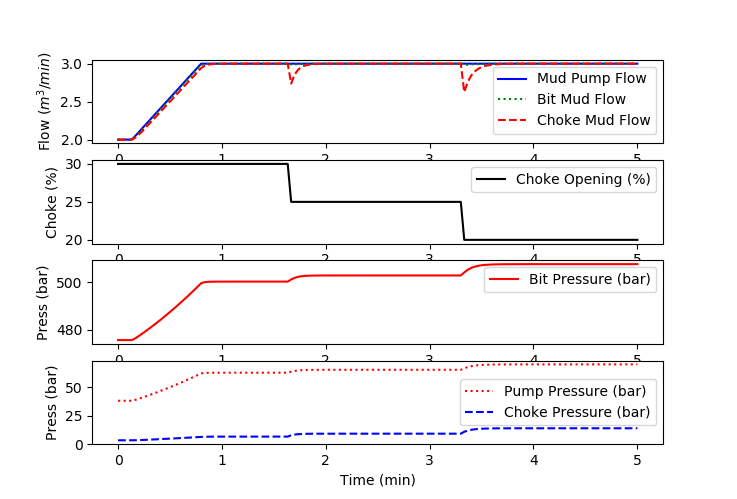

Write Python code to recreate this figure.
import numpy as np
from gekko import GEKKO
import matplotlib.pyplot as plt

# Dynamic hydraulic model for pressure predictions with MPD
m = GEKKO()

# Constants
p_0 = m.Const(1)               # pressure downstream of the choke valve [bar]    
g   = m.Const(9.81)            # gravitational constant
M_d = m.Const(2500)            # Lumped Density per length of Mud in Drill String [kg/m^4 * 1e5]
M_a = m.Const(800)             # Lumped Density per length of Mud in Annulus [kg/m^4 * 1e5]
Ad  = m.Const(0.01025562)      # Cross-sectional Area of Drill String [m^2]
Aa  = m.Const(0.1)             # Cross-sectional Area of Annulus [m^2]

# Parameters
Kc     = m.Param(0.3639)       # Valve Coefficient 
Beta_d = m.Param(90000)        # Bulk Modulus of Mud in Drill String [bar]
Beta_a = m.Param(50000)    
f_d    = m.Param(80)           # Friction Factor in the drill string [bar*s^2/m^6]
f_a    = m.Param(330)          # Friction Factor in the Annulus [bar*s^2/m^6]
Ro_d   = m.Param(1240)         # Mud Density in the Drill String [kg/m^3]        
Ro_a   = m.FV(1290,lb=Ro_d)    # Mud Density in the Drill String Annulus [kg/m^3]    
q_p = m.Param(2.0)             # Flow Rate through Pump [m^3/min] 
z_choke = m.Param(30)          # Choke Valve Opening from 0-100 [%]
q_res = m.Param(0)             # reservoir gas influx flow rate [m^3/min]
q_back = m.Param(0)            # back pressure pump flow rate [m^3/min]
ROP = m.Param(0)               # rate of penetration (m/min)

# Variables
q_bit = m.Var(0.1,lb=0)        # Flow Rate through Bit [m^3/min] 
q_choke = m.Var(1,lb=0)        # Flow Rate through Choke [m^3/min]
p_p = m.Var(50)                # Pressure at Pump [bar]
p_c = m.Var(5,lb=p_0)          # Pressure at Choke Valve [bar]
p_bit = m.Var(450)             # Bit pressure [bar]
h_bit = m.Var(3596)          # Total vertical depth of well [m]

# Intermediates
M = m.Intermediate(M_d+M_a)    # Total Mud Density per length [kg/m^4]
Va = m.Intermediate(Aa*h_bit)  # Volume of Annulus [m^3]
Vd = m.Intermediate(Ad*h_bit)  # Volume of Drill String [m^3]
# Bit pressure [bar]
p_bit0 = m.Intermediate(p_c + (Ro_a*(f_a/3600)*h_bit*(q_bit**2) + Ro_a*g*h_bit)*1e-5) 
# Flow Rate through Choke Valve [m^3/min] 
q_choke0 = m.Intermediate(Kc * z_choke * m.sqrt(Ro_a*(p_c-p_0)*1e-5))

# Equations
m.Equation(p_bit == p_bit0)
m.Equation(q_choke == q_choke0)
m.Equation(Va*p_c.dt()/Beta_a == q_bit + q_back - q_choke + q_res - ROP * Aa)
m.Equation(M*q_bit.dt()*1e-5 == p_p - (f_d/3600)*q_bit**2 + Ro_d*g*h_bit/1e5 - p_bit)
m.Equation(Vd*p_p.dt()/Beta_d == q_p-q_bit)
m.Equation(h_bit.dt() == ROP + 0*h_bit)

# Options
m.options.solver = 1

# Calculate starting conditions
m.options.imode = 3
m.solve()

# Print solution
print('------------------------------------------------')
print('Pressure at Pump [bar]', p_p.value)
print('Pressure at Choke Valve [bar]', p_c.value)
print('Bit pressure [bar]', p_bit.value)
print('Flow Rate through Bit [m^3/min] ', q_bit.value)
print('Flow Rate through Choke [m^3/min]', q_choke.value)
print('Bit Height [m]', h_bit.value)
print('------------------------------------------------')
print('')

# Simulation time
tf = 300.0  # final time (sec)
st = 2.0   # simulation time intervals
nt = int(tf/st)+1 # simulation time points
m.time = np.linspace(0,tf,nt)/60.0

# Configure choke valve step
zc = np.ones(nt)*30.0
zc[50:] = 25.0  # change to 25% open
zc[100:] = 20.0 # change to 20% open
z_choke.value = zc

# Configure pump ramp
q_pump = np.ones(nt)*2.0
# ramp up
for i in range(5,len(q_pump)):
    if q_pump[i-1]<=2.95:
        q_pump[i] = q_pump[i-1]+0.05
    else:
        q_pump[i] = 3.0
q_p.value = q_pump
m.options.imode = 4 # dynamic simulation
m.solve()

plt.figure(1)

plt.subplot(4,1,1)
plt.plot(m.time,q_p,'b-',label='Mud Pump Flow')
plt.plot(m.time,q_bit,'g:',label='Bit Mud Flow')
plt.plot(m.time,q_choke,'r--',label='Choke Mud Flow')
plt.ylabel(r'Flow ($m^3/min$)')
plt.legend(loc='best')

plt.subplot(4,1,2)
plt.plot(m.time,z_choke,'k-',label='Choke Opening (%)')
plt.ylabel('Choke (%)')
plt.legend(loc='best')

plt.subplot(4,1,3)
plt.plot(m.time,p_bit,'r-',label='Bit Pressure (bar)')
plt.ylabel('Press (bar)')
plt.legend(loc='best')

plt.subplot(4,1,4)
plt.plot(m.time,p_p,'r:',label='Pump Pressure (bar)')
plt.plot(m.time,p_c,'b--',label='Choke Pressure (bar)')
plt.legend(loc='best')
plt.ylabel('Press (bar)')
plt.xlabel('Time (min)')
plt.show()
